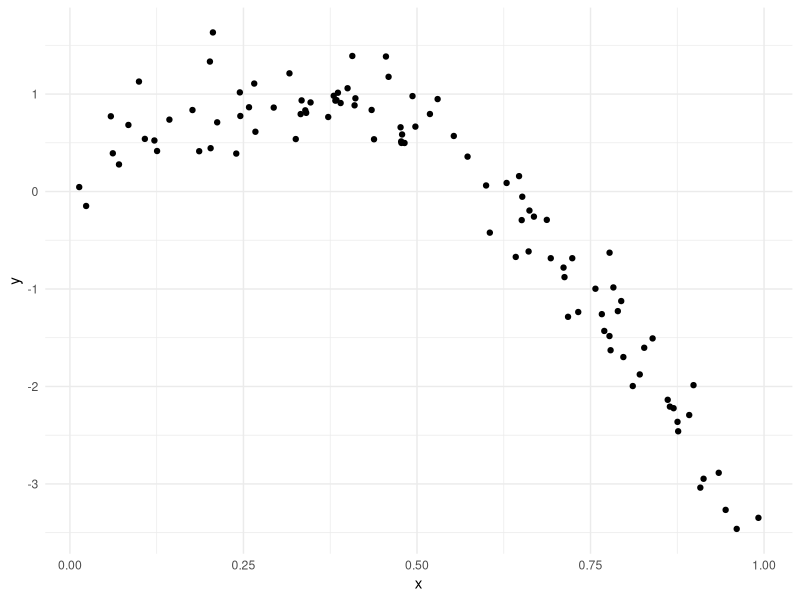
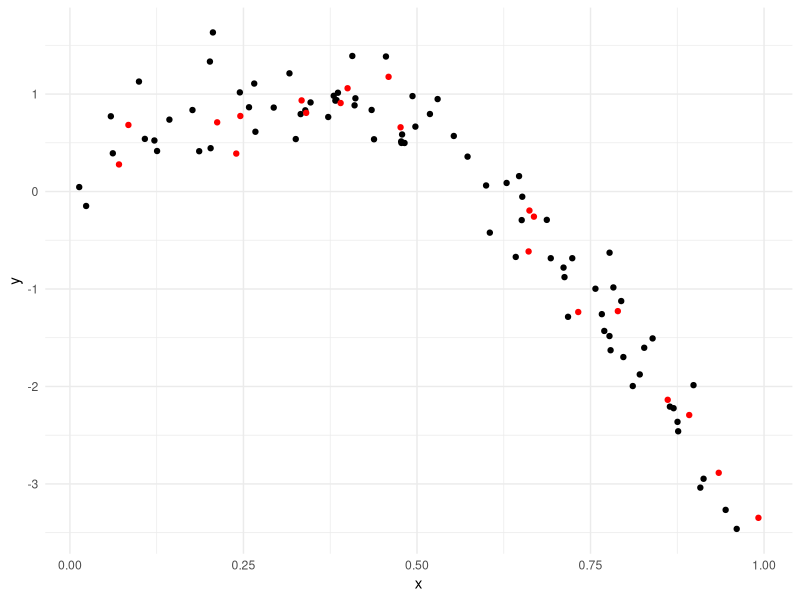
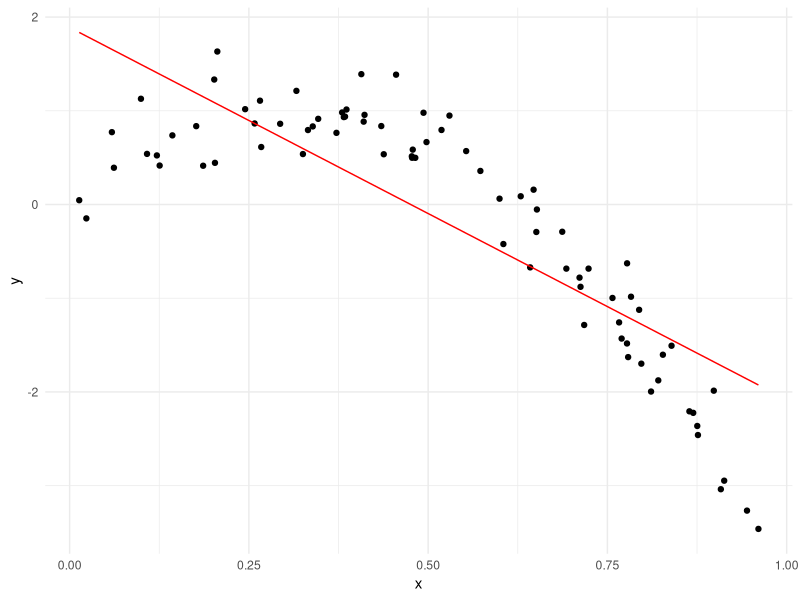
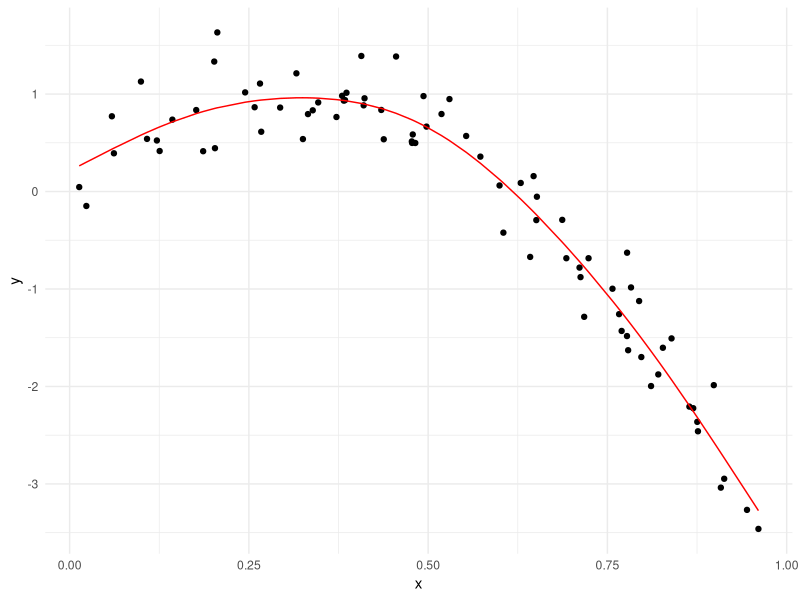
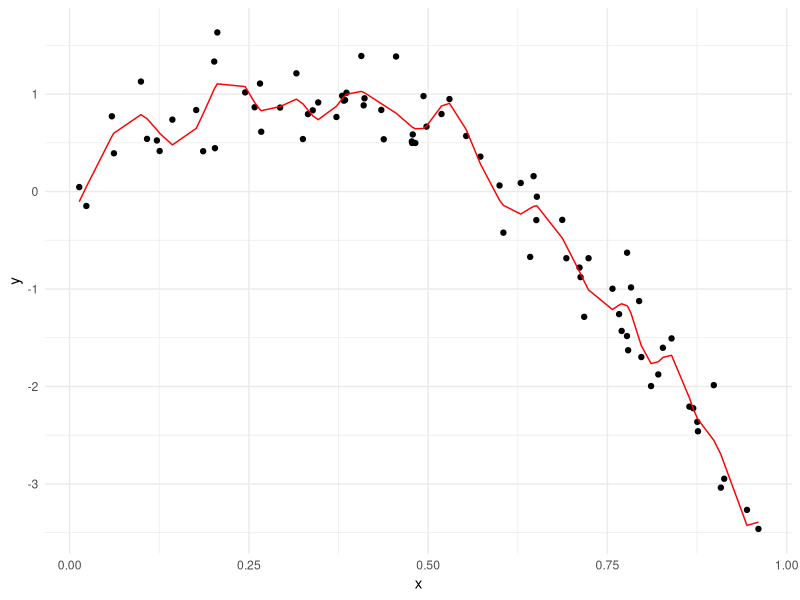
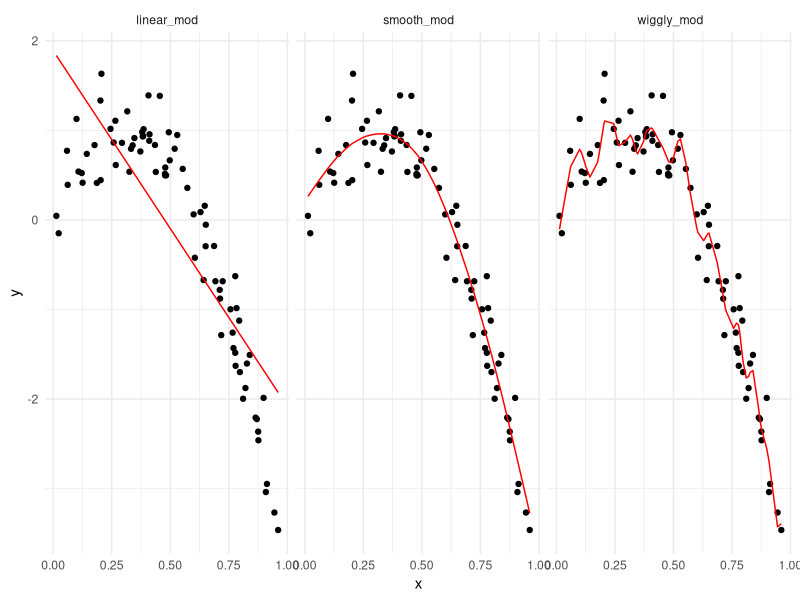

These charts were generated, in order, by the following R code:
## ---- chunk 1
library(tidyverse)
library(modelr)
library(mgcv)

knitr::opts_chunk$set(
  fig.width = 6,
  fig.asp = .6,
  out.width = "90%"
)

theme_set(theme_minimal() + theme(legend.position = "bottom"))

options(
  ggplot2.continuous.colour = "viridis",
  ggplot2.continuous.fill = "viridis"
)

scale_colour_discrete = scale_colour_viridis_d
scale_fill_discrete = scale_fill_viridis_d

set.seed(1)
## ---- chunk 2
nonlin_df = 
  tibble(
    id = 1:100,
    x = runif(100, 0, 1),
    y = 1 - 10 * (x - .3) ^ 2 + rnorm(100, 0, .3)
  )
## ---- chunk 3
nonlin_df %>% 
  ggplot(aes(x = x, y = y)) + 
  geom_point()
## ---- chunk 4
train_df = sample_n(nonlin_df, size = 80)  # set training df with a sample of n = 80.
test_df = anti_join(nonlin_df, train_df, by = "id") # anti-join function takes the remaining 20 rows and puts them in test_df, anti-join items in nonlin_df and not in train_df, by id column.

ggplot(train_df, aes(x = x, y = y)) +   # plot both df together, by different colors.
  geom_point() + 
  geom_point(data = test_df, color = "red")
## ---- chunk 5
linear_mod = lm(y ~ x, data = train_df) # linear model, y against x using training_df.
smooth_mod = mgcv::gam(y ~ s(x), data = train_df)  # smooth model using mgcv package (function = gam:generalized additive model), y~s(x) means y is a smooth function of x.
wiggly_mod = mgcv::gam(y ~ s(x, k = 30), sp = 10e-6, data = train_df) # k and sp are parameters that specify smoothness, 10e_6 will tell to make smoothness close to zero!
## ---- chunk 6
train_df %>% 
  add_predictions(linear_mod) %>%   #add-predictions function adds a column of fitted values to the linear_model.
  ggplot(aes(x = x, y = y)) +
  geom_point() + 
  geom_line(aes(y = pred), color = "red") # predictions are the y-values
## ---- chunk 7
train_df %>% 
  add_predictions(smooth_mod) %>%   
  ggplot(aes(x = x, y = y)) +
  geom_point() + 
  geom_line(aes(y = pred), color = "red") 
## ---- chunk 8
train_df %>% 
  add_predictions(wiggly_mod) %>%   
  ggplot(aes(x = x, y = y)) +
  geom_point() + 
  geom_line(aes(y = pred), color = "red") 
## ---- chunk 9
train_df %>% 
  gather_predictions(linear_mod, smooth_mod, wiggly_mod) %>%   #"gather" is used. Models get stacked on top of each other.
  ggplot(aes(x = x, y = y)) +
  geom_point() + 
  geom_line(aes(y = pred), color = "red") +
facet_grid(. ~model)        # then use facet_grid to separate them, by model type on y-axis, "." for x-axis used as is.
## ---- chunk 10
rmse(linear_mod, test_df)   #rmse function calculates it on the model and df given as input.
rmse(smooth_mod, test_df)
rmse(wiggly_mod, test_df)

# root mean squared error (rmse) lowest  for smooth model => best fit.
